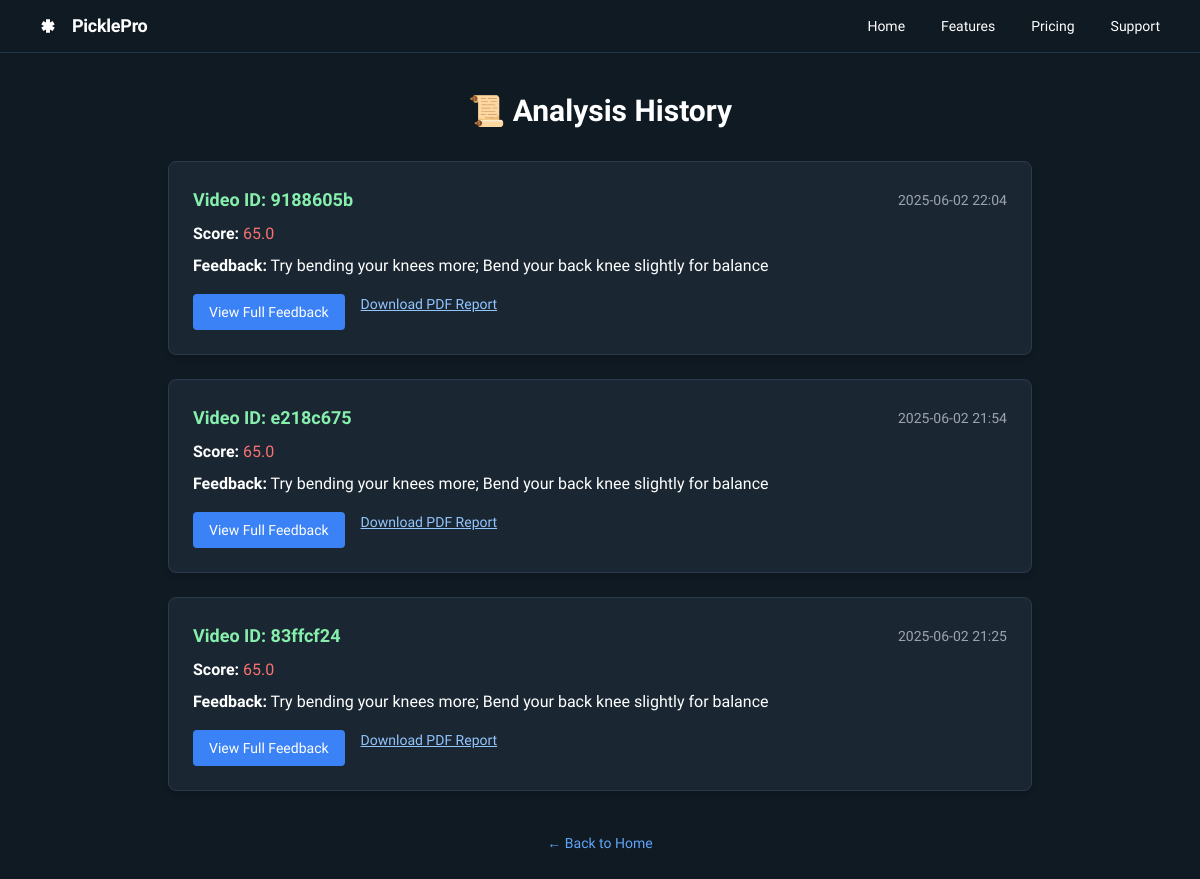
Before: /history with the older database file.
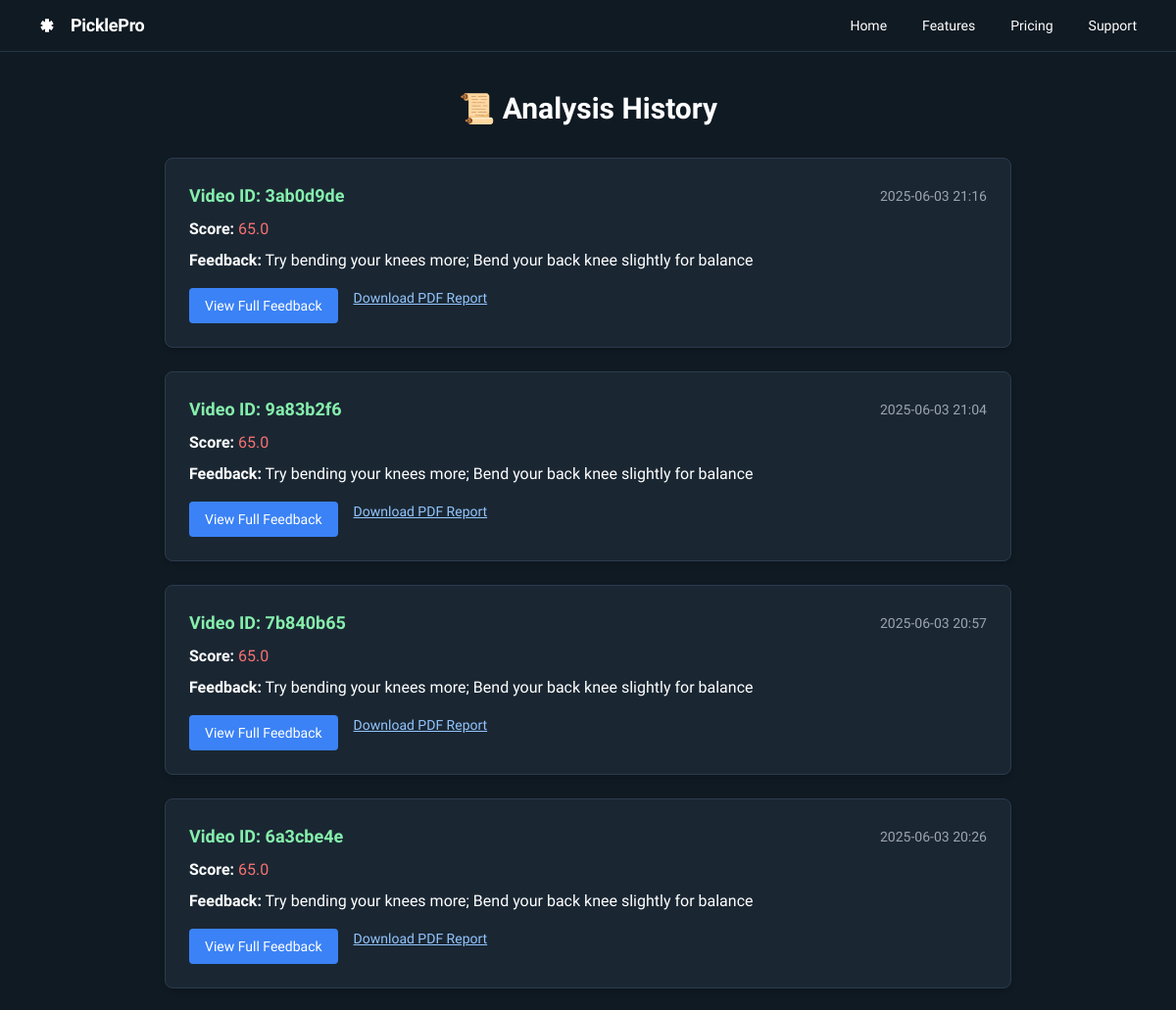
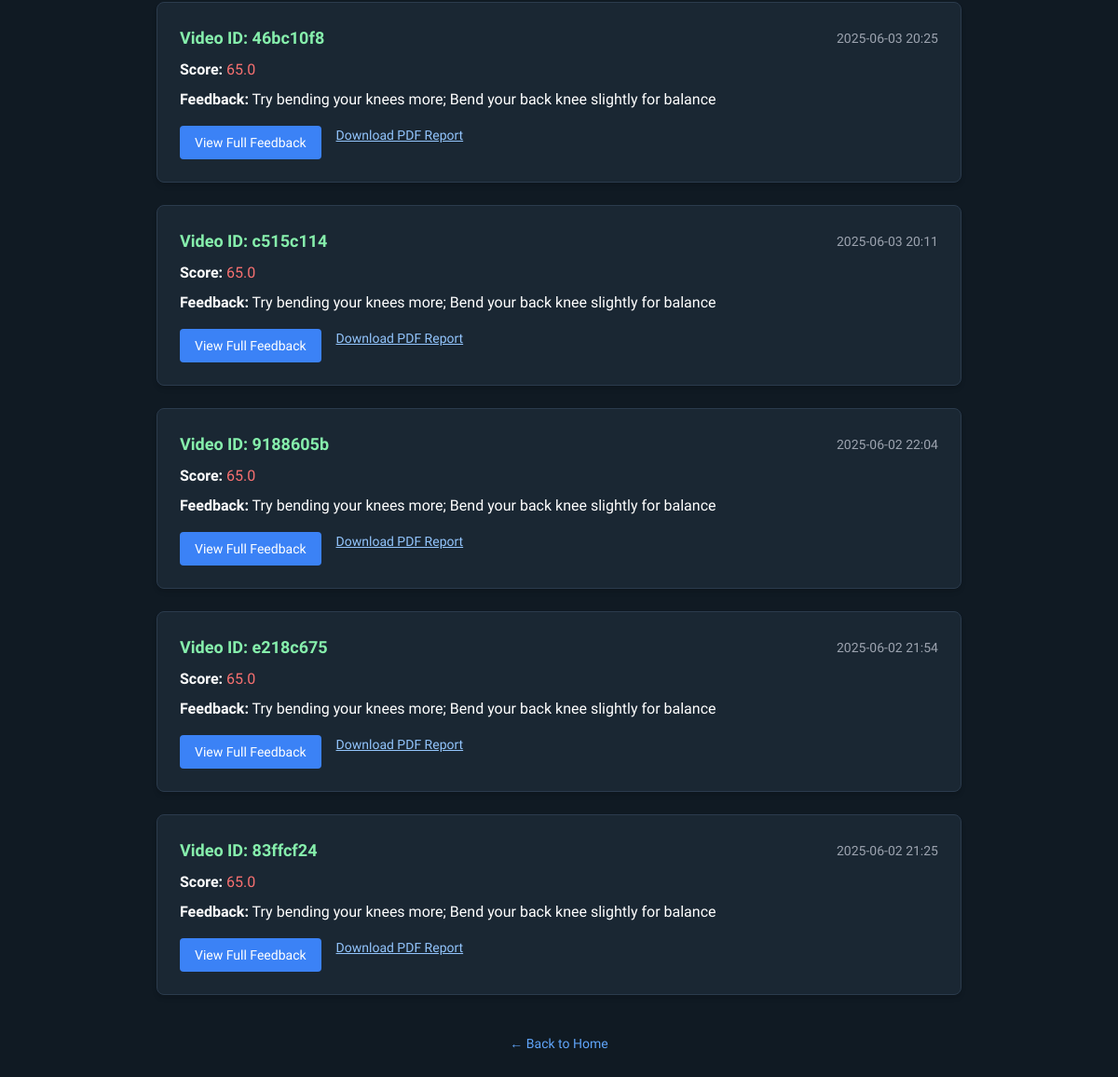
After: the same page with the newer database file (2 pictures, top to bottom).
### app.py (models this page shows)
class Analysis(db.Model):
    id = db.Column(db.Integer, primary_key=True)
    video_id = db.Column(db.String, unique=True, nullable=False)
    score = db.Column(db.Float, nullable=False)
    feedback = db.Column(db.Text, nullable=False)
    created_at = db.Column(db.DateTime, default=lambda: utc.localize(datetime.utcnow()))

### app.py (the view)
@app.route('/history')
def history():
    analyses = Analysis.query.order_by(Analysis.created_at.desc()).all()
    for a in analyses:
        a.local_created_at = convert_to_local(a.created_at)
    return render_template("history.html", analyses=analyses)

### app.py (called while the page is built)
def convert_to_local(utc_dt):
    if utc_dt.tzinfo is None:
        utc_dt = utc.localize(utc_dt)
    local_tz = timezone('Asia/Kolkata')
    return utc_dt.astimezone(local_tz)

### templates/history.html (shortened to what this page needs)
<!DOCTYPE html>
<html lang="en">
<head>
  <script src="https://cdn.tailwindcss.com?plugins=forms,container-queries"></script>
</head>
<body class="bg-[#101a23] text-white" style='font-family: "Spline Sans", "Noto Sans", sans-serif;'>
  <header class="flex items-center justify-between border-b border-[#223649] px-10 py-3">
    <div class="flex items-center gap-4">
      <div class="size-4 text-white">
      </div>
      <h2 class="text-white text-lg font-bold tracking-[-0.015em]">PicklePro</h2>
    </div>
    <div class="flex items-center gap-9">
      <a class="text-white text-sm font-medium" href="{{ url_for('index') }}">Home</a>
      <a class="text-white text-sm font-medium" href="#">Features</a>
      <a class="text-white text-sm font-medium" href="#">Pricing</a>
      <a class="text-white text-sm font-medium" href="#">Support</a>
    </div>
  </header>
  <div class="max-w-4xl mx-auto py-10 px-4">
    <h1 class="text-3xl font-bold text-center mb-8 text-white-400">📜 Analysis History</h1>
    {% if analyses %}
      <div class="grid grid-cols-1 gap-6">
        {% for a in analyses %}
          <div class="bg-[#1a2733] border border-[#2b3b4d] shadow-md rounded-lg p-6 hover:shadow-lg transition duration-300">
            <div class="flex justify-between items-center mb-2">
              <h2 class="text-lg font-semibold text-green-300">Video ID: {{ a.video_id }}</h2>
              <span class="text-sm text-gray-400">{{ a.local_created_at.strftime('%Y-%m-%d %H:%M') }}</span>
            </div>
            <p class="mb-2">
              <strong>Score:</strong>
              <span class="{{ 'text-green-400' if a.score >= 75 else 'text-red-400' }}">{{ a.score }}</span>
            </p>
            <p><strong>Feedback:</strong> {{ a.feedback }}</p>
            <div class="mt-4 flex gap-4">
              <a href="{{ url_for('feedback_page', video_id=a.video_id) }}"
                 class="bg-blue-500 text-white px-4 py-2 rounded hover:bg-blue-600 text-sm transition">
                View Full Feedback
              </a>
              <a href="{{ url_for('export_pdf', video_id=a.video_id) }}"
                 class="text-blue-300 underline hover:text-blue-400 text-sm">
                Download PDF Report
              </a>
            </div>
          </div>
        {% endfor %}
      </div>
    {% else %}
      <p class="text-center text-gray-400">No analyses found yet. Upload a video to get started.</p>
    {% endif %}
    <div class="text-center mt-10">
      <a href="{{ url_for('index') }}" class="text-blue-400 hover:underline text-sm">
        ← Back to Home
      </a>
    </div>
  </div>
</body>
</html>

Changed rows visible on the page:
added Analysis: video_id "3ab0d9de", local_created_at "2025-06-03 21:16", score "65.0", feedback "Try bending your knees more; Bend your back knee slightly for balance"
added Analysis: video_id "9a83b2f6", local_created_at "2025-06-03 21:04", score "65.0", feedback "Try bending your knees more; Bend your back knee slightly for balance"
added Analysis: video_id "7b840b65", local_created_at "2025-06-03 20:57", score "65.0", feedback "Try bending your knees more; Bend your back knee slightly for balance"
added Analysis: video_id "6a3cbe4e", local_created_at "2025-06-03 20:26", score "65.0", feedback "Try bending your knees more; Bend your back knee slightly for balance"
added Analysis: video_id "46bc10f8", local_created_at "2025-06-03 20:25", score "65.0", feedback "Try bending your knees more; Bend your back knee slightly for balance"
added Analysis: video_id "c515c114", local_created_at "2025-06-03 20:11", score "65.0", feedback "Try bending your knees more; Bend your back knee slightly for balance"
